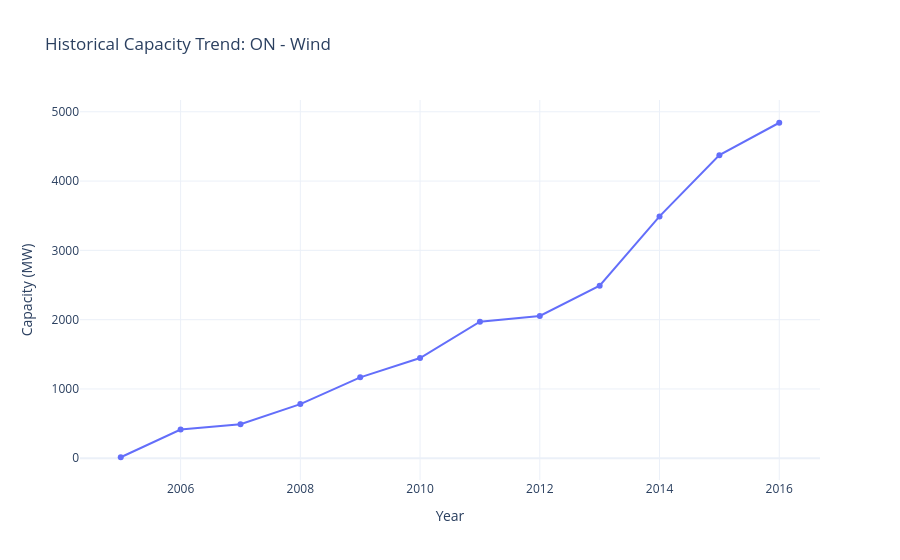
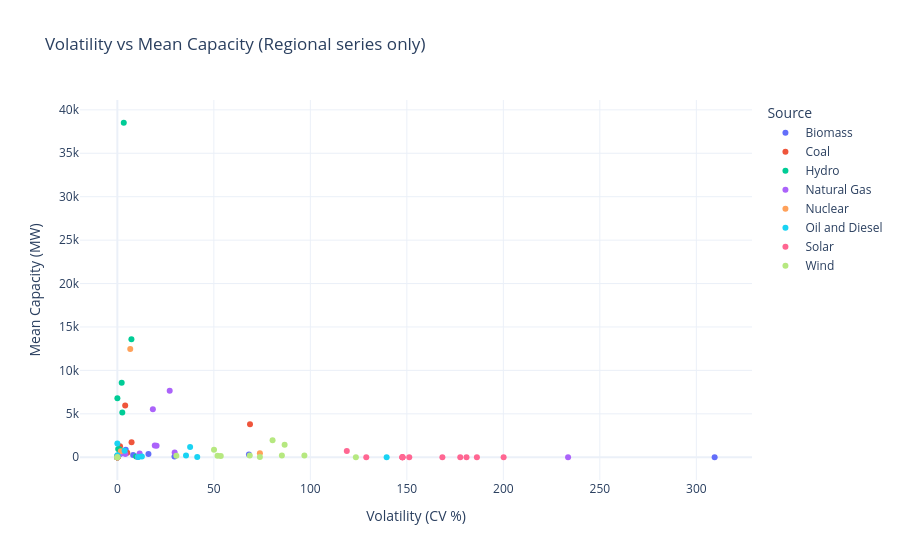

Notebook source saved alongside these figures, in order:
### Markdown cell above
## Modelling Approach
The forecasting workflow uses rolling walk-forward evaluation: each model is trained on past years only and tested on the next unseen year. That keeps the exercise consistent with real forecasting conditions and avoids using future information during validation.

The feature set is intentionally compact.
- `lag1` and `lag2` capture persistence and short-memory behaviour.
- `d1` captures the most recent change in level so the models can respond to acceleration or slowdown without overcomplicating the design.

The candidate set combines baseline, smoothing, drift, linear, nonlinear, and blended models so that final selection is driven by observed series behaviour rather than by a single modelling assumption.

To keep the worked example aligned with the regional focus of the analysis, the detailed forecast illustration below uses Ontario wind rather than the Canada aggregate.

### Code cell
# EDA block used to justify modeling choices for the selected scope.
region = "ON"
source = "Wind"
horizon = 6

series = base[(base["Region"] == region) & (base["Source"] == source)][["Year", "Data"]].sort_values("Year")
if len(series) < 10:
    raise ValueError("Selected series has too few observations for reliable walk-forward evaluation.")

# 1) Trend evidence
fig_trend = px.line(series, x="Year", y="Data", markers=True, title=f"Historical Capacity Trend: {region} - {source}")
fig_trend.update_layout(template="plotly_white", yaxis_title="Capacity (MW)")
fig_trend.show()

# 2) Volatility evidence from region-source series (Canada aggregate excluded).
vol = region_only.groupby(["Region", "Source"], as_index=False).agg(Mean=("Data", "mean"), Std=("Data", "std"))
vol["Std"] = vol["Std"].fillna(0.0)
vol["CV_pct"] = np.where(vol["Mean"] > 0, 100.0 * vol["Std"] / vol["Mean"], 0.0)
fig_vol = px.scatter(
    vol,
    x="CV_pct",
    y="Mean",
    color="Source",
    hover_name="Region",
    title="Volatility vs Mean Capacity (Regional series only)",
    labels={"CV_pct": "Volatility (CV %)", "Mean": "Mean Capacity (MW)"},
)
fig_vol.update_layout(template="plotly_white")
fig_vol.show()

# 3) Walk-forward model evaluation for the selected series
fc, met = micro_forecast(series, horizon=horizon)
met = met.sort_values(["RMSE", "MAE"]).reset_index(drop=True)

best = met.iloc[0].to_dict()
best_model = str(best["Model"])

best_path = fc[fc["Model"] == best_model].sort_values("Year").reset_index(drop=True)

print(f"Region: {region}")
print(f"Source: {source}")
print(f"Horizon: {horizon} years")
print(f"Best model by walk-forward RMSE/MAE: {best_model}")
print(f"RMSE={float(best['RMSE']):.3f} | MAE={float(best['MAE']):.3f}")

display(met[["Model", "MAE", "RMSE", "BacktestPoints"]].round(3))

### Figure 1 — Plotly figure (JSON) as saved in the notebook; plotly's stock layout.template omitted (floating-point values rounded to 4 significant figures)
{"data": [{"hovertemplate": "Year=%{x}<br>Data=%{y}<extra></extra>", "legendgroup": "", "line": {"color": "#636efa", "dash": "solid"}, "marker": {"symbol": "circle"}, "mode": "lines+markers", "name": "", "orientation": "v", "showlegend": false, "type": "scatter", "x": [2005, 2006, 2007, 2008, 2009, 2010, 2011, 2012, 2013, 2014, 2015, 2016], "xaxis": "x", "y": [15.0, 414.0, 491.0, 782.0, 1168.0, 1447.0, 1970.0, 2053.0, 2491.0, 3490.0, 4374.0, 4841.0], "yaxis": "y"}], "layout": {"legend": {"tracegroupgap": 0}, "title": {"text": "Historical Capacity Trend: ON - Wind"}, "xaxis": {"anchor": "y", "domain": [0, 1], "title": {"text": "Year"}}, "yaxis": {"anchor": "x", "domain": [0, 1], "title": {"text": "Capacity (MW)"}}}}

### Figure 2 — Plotly figure (JSON) as saved in the notebook; plotly's stock layout.template omitted (floating-point values rounded to 4 significant figures)
{"data": [{"hovertemplate": "<b>%{hovertext}</b><br><br>Source=Biomass<br>Volatility (CV %)=%{x}<br>Mean Capacity (MW)=%{y}<extra></extra>", "hovertext": ["AB", "BC", "MB", "NB", "NL", "NS", "NT", "NU", "ON", "PE", "QC", "SK", "YT"], "legendgroup": "Biomass", "marker": {"color": "#636efa", "symbol": "circle"}, "mode": "markers", "name": "Biomass", "orientation": "v", "showlegend": true, "type": "scatter", "x": [16.11, 4.344, 0.0, 0.01546, 0.0, 29.6, 0.0, 0.0, 68.18, 0.0, 8.188, 309.5, 0.0], "xaxis": "x", "y": [363.1, 849.9, 22.0, 127.4, 15.0, 79.19, 0.0, 0.0, 306.0, 2.1, 250.4, 3.333, 0.0], "yaxis": "y"}, {"hovertemplate": "<b>%{hovertext}</b><br><br>Source=Coal<br>Volatility (CV %)=%{x}<br>Mean Capacity (MW)=%{y}<extra></extra>", "hovertext": ["AB", "BC", "MB", "NB", "NL", "NS", "NT", "NU", "ON", "PE", "QC", "SK", "YT"], "legendgroup": "Coal", "marker": {"color": "#EF553B", "symbol": "circle"}, "mode": "markers", "name": "Coal", "orientation": "v", "showlegend": true, "type": "scatter", "x": [4.065, 0.0, 0.0, 5.137, 0.0, 1.389, 0.0, 0.0, 68.73, 0.0, 0.0, 7.367, 0.0], "xaxis": "x", "y": [5971.0, 0.0, 97.64, 511.2, 0.0, 1276.0, 0.0, 0.0, 3813.0, 0.0, 0.0, 1722.0, 0.0], "yaxis": "y"}, {"hovertemplate": "<b>%{hovertext}</b><br><br>Source=Hydro<br>Volatility (CV %)=%{x}<br>Mean Capacity (MW)=%{y}<extra></extra>", "hovertext": ["AB", "BC", "MB", "NB", "NL", "NS", "NT", "NU", "ON", "PE", "QC", "SK", "YT"], "legendgroup": "Hydro", "marker": {"color": "#00cc96", "symbol": "circle"}, "mode": "markers", "name": "Hydro", "orientation": "v", "showlegend": true, "type": "scatter", "x": [1.196, 7.283, 2.558, 0.4283, 0.02307, 1.477, 0.0, 0.0, 2.247, 0.0, 3.33, 1.132, 9.761], "xaxis": "x", "y": [882.4, 13570.0, 5141.0, 957.1, 6792.0, 397.9, 55.48, 0.0, 8571.0, 0.0, 38520.0, 868.0, 85.71], "yaxis": "y"}, {"hovertemplate": "<b>%{hovertext}</b><br><br>Source=Natural Gas<br>Volatility (CV %)=%{x}<br>Mean Capacity (MW)=%{y}<extra></extra>", "hovertext": ["AB", "BC", "MB", "NB", "NL", "NS", "NT", "NU", "ON", "PE", "QC", "SK", "YT"], "legendgroup": "Natural Gas", "marker": {"color": "#ab63fa", "symbol": "circle"}, "mode": "markers", "name": "Natural Gas", "orientation": "v", "showlegend": true, "type": "scatter", "x": [18.39, 19.39, 4.156, 1.42, 0.0, 11.55, 10.65, 0.0, 27.13, 0.0, 29.7, 20.32, 233.5], "xaxis": "x", "y": [5528.0, 1354.0, 376.7, 346.7, 103.0, 435.6, 28.5, 0.0, 7654.0, 0.0, 544.4, 1327.0, 0.7333], "yaxis": "y"}, {"hovertemplate": "<b>%{hovertext}</b><br><br>Source=Nuclear<br>Volatility (CV %)=%{x}<br>Mean Capacity (MW)=%{y}<extra></extra>", "hovertext": ["AB", "BC", "MB", "NB", "NL", "NS", "NT", "NU", "ON", "PE", "QC", "SK", "YT"], "legendgroup": "Nuclear", "marker": {"color": "#FFA15A", "symbol": "circle"}, "mode": "markers", "name": "Nuclear", "orientation": "v", "showlegend": true, "type": "scatter", "x": [0.0, 0.0, 0.0, 1.788, 0.0, 0.0, 0.0, 0.0, 6.679, 0.0, 73.85, 0.0, 0.0], "xaxis": "x", "y": [0.0, 0.0, 0.0, 688.3, 0.0, 0.0, 0.0, 0.0, 12480.0, 0.0, 450.0, 0.0, 0.0], "yaxis": "y"}, {"hovertemplate": "<b>%{hovertext}</b><br><br>Source=Oil and Diesel<br>Volatility (CV %)=%{x}<br>Mean Capacity (MW)=%{y}<extra></extra>", "hovertext": ["AB", "BC", "MB", "NB", "NL", "NS", "NT", "NU", "ON", "PE", "QC", "SK", "YT"], "legendgroup": "Oil and Diesel", "marker": {"color": "#19d3f3", "symbol": "circle"}, "mode": "markers", "name": "Oil and Diesel", "orientation": "v", "showlegend": true, "type": "scatter", "x": [0.0, 0.0, 41.39, 0.0, 3.776, 0.0, 12.7, 0.0, 35.57, 0.08458, 37.69, 139.5, 10.82], "xaxis": "x", "y": [7.15, 82.46, 26.11, 1593.0, 746.4, 222.3, 93.59, 54.28, 194.0, 160.4, 1188.0, 5.116, 31.97], "yaxis": "y"}, {"hovertemplate": "<b>%{hovertext}</b><br><br>Source=Solar<br>Volatility (CV %)=%{x}<br>Mean Capacity (MW)=%{y}<extra></extra>", "hovertext": ["AB", "BC", "MB", "NB", "NL", "NS", "NT", "NU", "ON", "PE", "QC", "SK", "YT"], "legendgroup": "Solar", "marker": {"color": "#FF6692", "symbol": "circle"}, "mode": "markers", "name": "Solar", "orientation": "v", "showlegend": true, "type": "scatter", "x": [129.0, 151.2, 168.4, 147.7, 147.7, 147.7, 177.7, 200.1, 118.9, 0.0, 147.7, 180.9, 186.3], "xaxis": "x", "y": [1.67, 0.927, 0.8333, 0.054, 0.005, 0.1217, 0.2258, 0.01933, 706.2, 0.0, 0.099, 1.0, 0.023], "yaxis": "y"}, {"hovertemplate": "<b>%{hovertext}</b><br><br>Source=Wind<br>Volatility (CV %)=%{x}<br>Mean Capacity (MW)=%{y}<extra></extra>", "hovertext": ["AB", "BC", "MB", "NB", "NL", "NS", "NT", "NU", "ON", "PE", "QC", "SK", "YT"], "legendgroup": "Wind", "marker": {"color": "#B6E880", "symbol": "circle"}, "mode": "markers", "name": "Wind", "orientation": "v", "showlegend": true, "type": "scatter", "x": [50.1, 96.92, 51.9, 68.6, 73.86, 85.25, 123.6, 0.0, 80.42, 53.59, 86.67, 30.59, 0.0], "xaxis": "x", "y": [867.1, 212.4, 172.8, 187.5, 36.15, 206.1, 3.833, 0.0, 1961.0, 132.7, 1429.0, 175.1, 0.81], "yaxis": "y"}], "layout": {"legend": {"title": {"text": "Source"}, "tracegroupgap": 0}, "title": {"text": "Volatility vs Mean Capacity (Regional series only)"}, "xaxis": {"anchor": "y", "domain": [0, 1], "title": {"text": "Volatility (CV %)"}}, "yaxis": {"anchor": "x", "domain": [0, 1], "title": {"text": "Mean Capacity (MW)"}}}}
